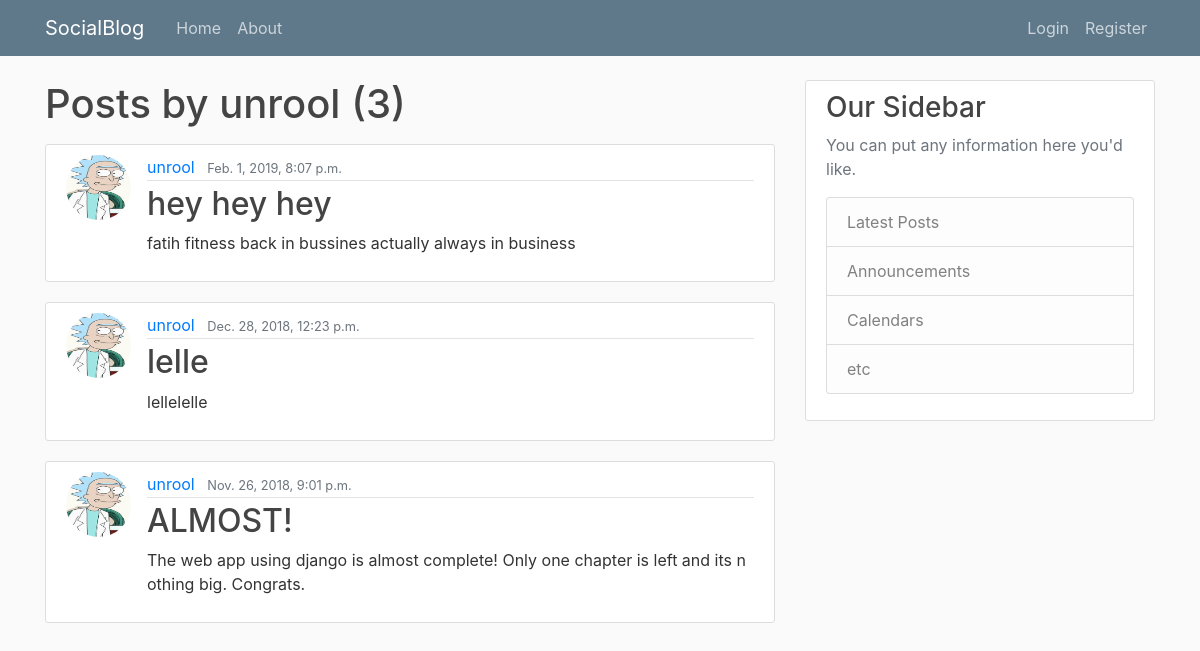
/user/unrool, run on the app's committed database.
### socialblog/models.py (models this page shows, shortened)
class Post(models.Model):
    title = models.CharField(max_length=100)
    content = models.TextField()
    date_posted = models.DateTimeField(default=timezone.now)
    author = models.ForeignKey(User, on_delete=models.CASCADE)

### users/models.py (models this page shows, shortened)
class Profile(models.Model):
    user = models.OneToOneField(User,on_delete=models.CASCADE)
    image = models.ImageField(default='default.jpg',upload_to='profile_pics')

### socialblog/views.py (the view)
# urls.py: path('user/<str:username>', UserPostListView.as_view(), name="user-posts"),
class UserPostListView(ListView):
    model = Post
    template_name = 'socialblog/user_posts.html'
    context_object_name = 'posts'
    paginate_by = 5
    def get_queryset(self):
        user = get_object_or_404(User,username=self.kwargs.get('username'))
        return Post.objects.filter(author=user).order_by('-date_posted')

### socialblog/templates/socialblog/user_posts.html (shortened to what this page needs)
{% extends "socialblog/base_layout.html" %}
{% block content %}
    <h1 class="mb-3">Posts by {{ view.kwargs.username }} ({{ page_obj.paginator.count }})</h1>
    {% for post in posts %}
        <article class="media content-section">
            <img class="rounded-circle article-img" src="{{ post.author.profile.image.url }}">
            <div class="media-body">
                <div class="article-metadata">
                    <a class="mr-2" href="{% url 'user-posts' post.author.username %}">{{ post.author }}</a>
                    <small class="text-muted">{{ post.date_posted }}</small>
                </div>
                <h2><a class="article-title" href="{% url 'post-detail' post.id %}">{{ post.title }}</a></h2>
                <p class="article-content">{{ post.content }}</p>
            </div>
        </article>
    {% endfor %}
{% endblock content %}

### socialblog/static/socialblog/main.css (style rules this page uses)
body { background: #fafafa; color: #333333; margin-top: 5rem; }
h1, h2, h3, h4, h5, h6 { color: #444444; }
.content-section { background: #ffffff; padding: 10px 20px; border: 1px solid #dddddd; border-radius: 3px; margin-bottom: 20px; }
.article-title { color: #444444; }
.article-content { word-break: break-all; white-space: normal; }
.article-img { height: 65px; width: 65px; margin-right: 16px; }
.article-metadata { padding-bottom: 1px; margin-bottom: 4px; border-bottom: 1px solid #e3e3e3 }

### data on the page
Post: author.profile.image (picture), author "unrool", date_posted "Feb. 1, 2019, 8:07 p.m.", title "hey hey hey", content "fatih fitness back in bussines actually always in business"
Post: author.profile.image (picture), author "unrool", date_posted "Dec. 28, 2018, 12:23 p.m.", title "lelle", content "lellelelle"
Post: author.profile.image (picture), author "unrool", date_posted "Nov. 26, 2018, 9:01 p.m.", title "ALMOST!", content "The web app using django is almost complete! Only one chapter is left and its nothing big. Congrats."

### other printed values
{{ view.kwargs.username }} "unrool"
{{ page_obj.paginator.count }} "3"
